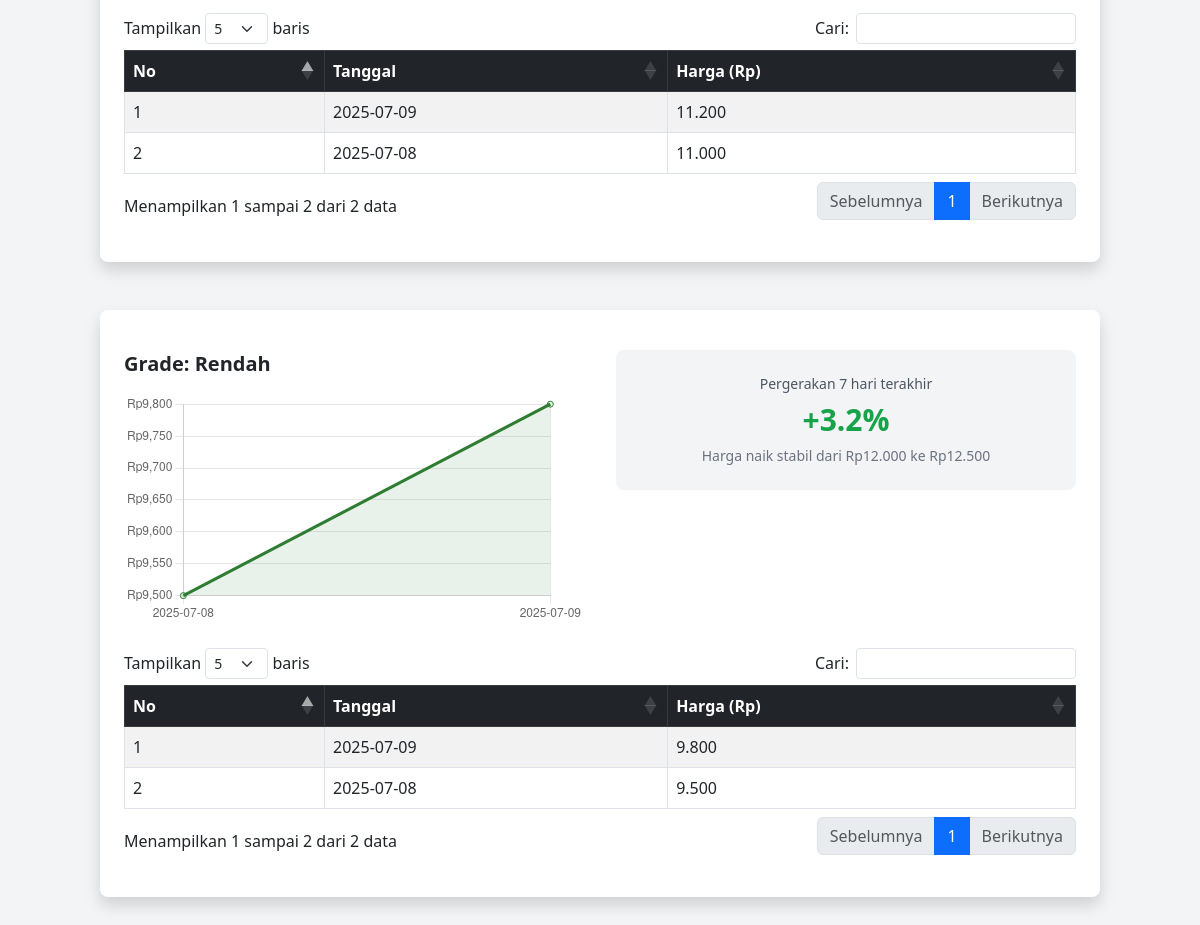
/user/beras.php (signed in, lower part), run on an earlier commit of the app's database.
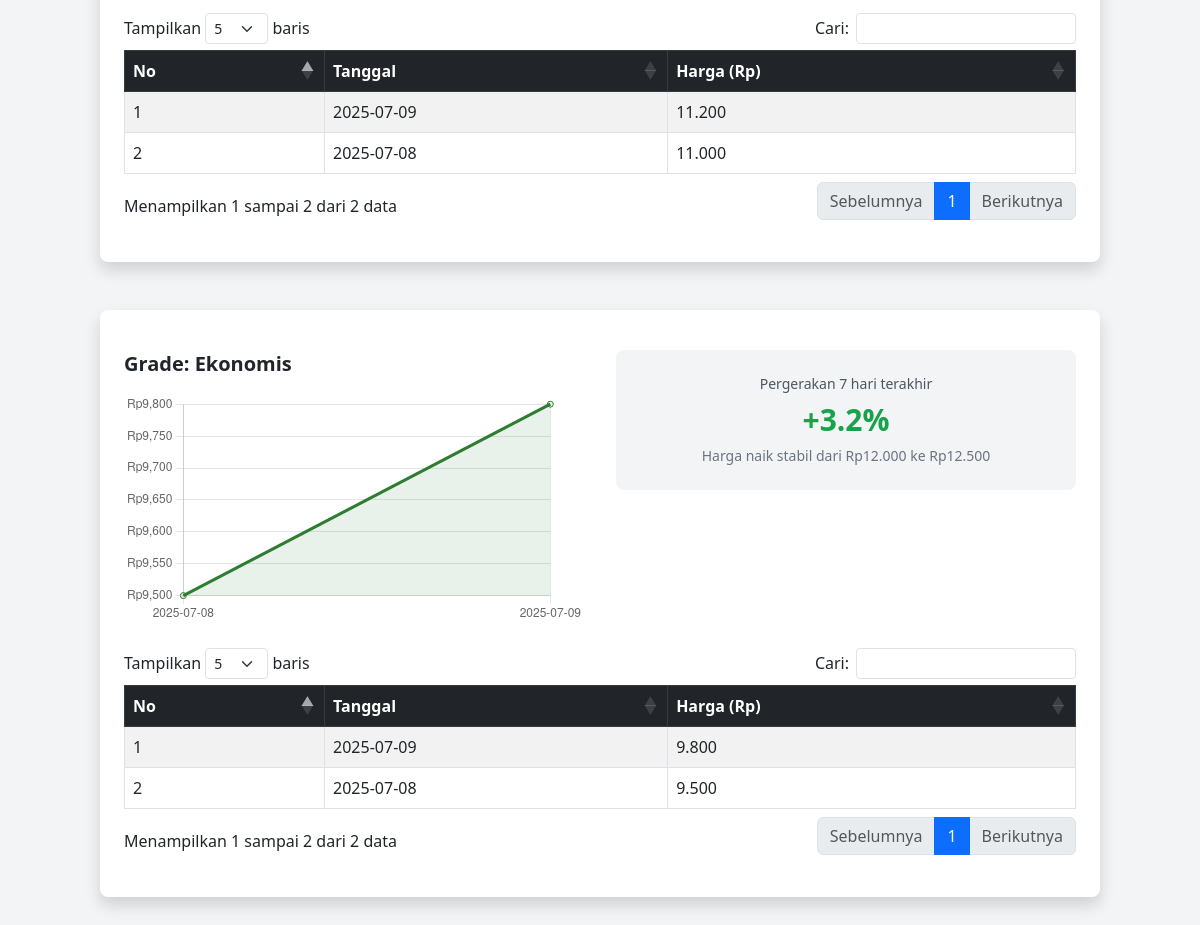
And on a later commit of the database.
### tables this page shows
CREATE TABLE `grades` (
  `id` int NOT NULL,
  `commodity_id` int DEFAULT NULL,
  `nama_grade` varchar(50) DEFAULT NULL
);

CREATE TABLE `commodity_prices` (
  `id` int NOT NULL,
  `grade_id` int DEFAULT NULL,
  `tanggal` date DEFAULT NULL,
  `harga` int DEFAULT NULL
);

### user/beras.php (the view, shortened to what this page needs)
<?php
require_once '../auth.php';
$commodity_query = mysqli_query($conn, "SELECT id FROM commodities WHERE nama = 'Beras' LIMIT 1");
$commodity = mysqli_fetch_assoc($commodity_query);
$commodity_id = $commodity['id'];
$grade_query = mysqli_query($conn, "SELECT id, nama_grade FROM grades WHERE commodity_id = $commodity_id");
$grades = [];
while ($row = mysqli_fetch_assoc($grade_query)) {
  $grades[] = $row;
}
$data_table = [];
foreach ($grades as $grade) {
  $grade_id = $grade['id'];
  $chart_query = mysqli_query($conn, "
    SELECT tanggal, harga FROM commodity_prices
    WHERE grade_id = $grade_id
    ORDER BY tanggal DESC
    LIMIT 7
  ");
  $table_query = mysqli_query($conn, "
    SELECT tanggal, harga FROM commodity_prices
    WHERE grade_id = $grade_id
    ORDER BY tanggal DESC
  ");
  $data_table[$grade_id] = mysqli_fetch_all($table_query, MYSQLI_ASSOC);
}
?>
<!DOCTYPE html>
<html lang="id">
<head>
  <link rel="stylesheet" href="https://cdnjs.cloudflare.com/ajax/libs/font-awesome/6.4.0/css/all.min.css">
  <link rel="stylesheet" href="https://cdn.datatables.net/1.13.6/css/dataTables.bootstrap5.min.css">
  <link href="https://cdn.jsdelivr.net/npm/bootstrap@5.3.0/dist/css/bootstrap.min.css" rel="stylesheet">
  <script src="https://cdn.tailwindcss.com"></script>
</head>
<body class="bg-gray-100">
  <div class="container py-10">
    <?php foreach ($grades as $grade): ?>
      <section class="py-10 px-6 mb-12 rounded-lg shadow bg-white">
        <div class="grid md:grid-cols-2 gap-8 items-start">
          <div>
            <h3 class="text-xl font-semibold mb-3">Grade: <?= htmlspecialchars($grade['nama_grade']) ?></h3>
            <canvas id="chart_<?= $grade['id'] ?>" class="w-full h-64"></canvas>
          </div>
          <div class="bg-gray-100 p-6 rounded-lg text-center">
            <p class="text-sm text-gray-600">Pergerakan 7 hari terakhir</p>
            <p class="text-3xl font-bold text-green-600 mt-2">+3.2%</p>
            <p class="mt-2 text-sm text-gray-500">Harga naik stabil dari Rp12.000 ke Rp12.500</p>
          </div>
        </div>
        <div class="mt-6">
          <div class="table-responsive">
            <table class="table table-bordered table-striped dataTable" id="table_<?= $grade['id'] ?>">
              <thead class="table-dark">
                <tr>
                  <th>No</th>
                  <th>Tanggal</th>
                  <th>Harga (Rp)</th>
                </tr>
              </thead>
              <tbody>
                <?php $no = 1; foreach ($data_table[$grade['id']] as $row): ?>
                  <tr>
                    <td><?= $no++ ?></td>
                    <td><?= $row['tanggal'] ?></td>
                    <td><?= number_format($row['harga'], 0, ',', '.') ?></td>
                  </tr>
                <?php endforeach; ?>
              </tbody>
            </table>
          </div>
        </div>
      </section>
    <?php endforeach; ?>
  </div>
</body>
</html>

What changed in the data, as far as the page shows it:
changed grades: nama_grade "Rendah" → "Ekonomis"
